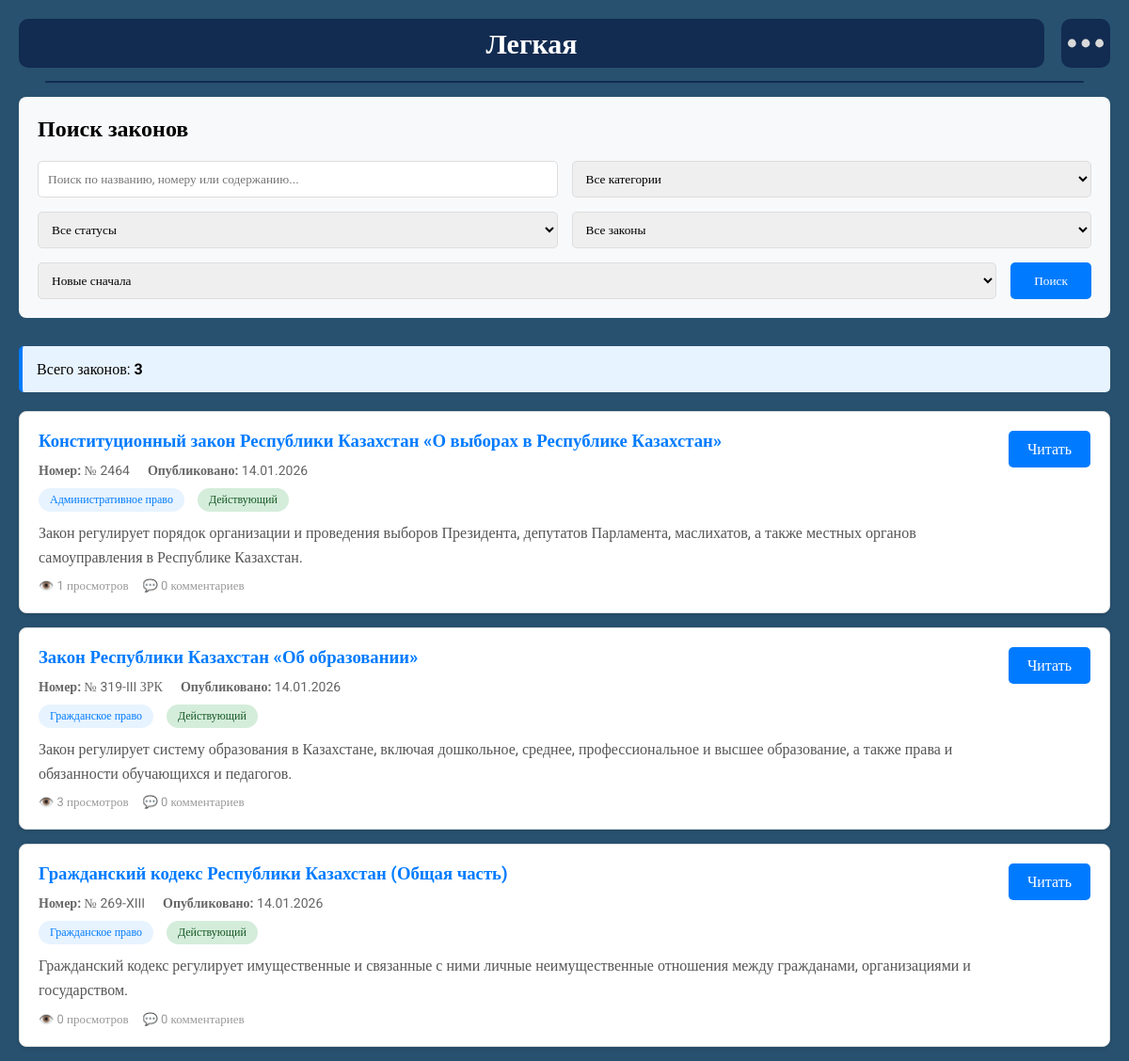
/all_laws/ (signed in), run on the app's committed database.
### EZakon_app/models.py (models this page shows, shortened)
class Law(models.Model):
    CATEGORY_CHOICES = [
        ("civil", "Гражданское право"),
        ("criminal", "Уголовное право"),
        ("labor", "Трудовое право"),
        ("family", "Семейное право"),
        ("admin", "Административное право"),
        ("tax", "Налоговое право"),
        ("property", "Право собственности"),
        ("constitutional", "Конституционное право"),
        ("international", "Международное право"),
        ("commercial", "Коммерческое право"),
        ("other", "Другое"),
    ]
    STATUS_CHOICES = [
        ("active", "Действующий"),
        ("archived", "Архивированный"),
        ("draft", "Черновик"),
        ("deprecated", "Устаревший"),
    ]
    title = models.CharField("Название закона", max_length=500)
    number = models.CharField("Номер закона", max_length=100, unique=True)
    date_published = models.DateField("Дата опубликования")
    date_updated = models.DateField("Дата обновления", auto_now=True)
    description = models.TextField("Краткое описание")
    full_text = models.TextField("Полный текст")
    category = models.CharField("Категория", choices=CATEGORY_CHOICES, max_length=50)
    status = models.CharField(
        "Статус", choices=STATUS_CHOICES, default="active", max_length=20
    )
    is_active = models.BooleanField("Действующий", default=True)
    slug = models.SlugField(unique=True, editable=False, blank=True)
    views_count = models.IntegerField("Количество просмотров", default=0)
    created_at = models.DateTimeField(verbose_name="Время создания", auto_now_add=True)
    class Meta:
        verbose_name = "Закон"
        verbose_name_plural = "Законы"
        ordering = ["-date_published"]
        indexes = [
            models.Index(fields=["category", "-date_published"]),
            models.Index(fields=["status", "is_active"]),
            models.Index(fields=["slug"]),
        ]

### EZakon_app/views.py (the view, shortened to what this page needs)
# urls.py: path("all_laws/", views.all_laws_page, name="all_laws_page"),
def all_laws_page(request):
    form = LawSearchForm(request.GET)
    laws = Law.objects.filter(is_active=True)
    if form.is_valid():
        query = form.cleaned_data.get("query", "")
        category = form.cleaned_data.get("category", "")
        status = form.cleaned_data.get("status", "")
        is_active = form.cleaned_data.get("is_active", "")
        sort_by = form.cleaned_data.get("sort_by", "-date_published")
        if category:
            laws = laws.filter(category=category)
        if status:
            laws = laws.filter(status=status)
        if is_active == "true":
            laws = laws.filter(is_active=True)
        if sort_by:
            laws = laws.order_by(sort_by)
    else:
        laws = laws.order_by("-date_published")
    paginator = Paginator(laws, 10)
    page_number = request.GET.get("page")
    try:
        laws_page = paginator.page(page_number)
    except PageNotAnInteger:
        laws_page = paginator.page(1)
    except EmptyPage:
        laws_page = paginator.page(paginator.num_pages)
    total_laws = Law.objects.count()
    categories = dict(Law.CATEGORY_CHOICES)
    context = {
        "laws": laws_page,
        "form": form,
        "total_laws": total_laws,
        "categories": categories,
        "query": request.GET.get("query", ""),
    }
    return render(request, "all_laws.html", context)

### EZakon_app/templates/all_laws.html (shortened to what this page needs)
{% extends 'base.html' %}
{% load static %}
{% block header %}
<header class="header">
    <div class="container">
        <div class="header_box">
            <div class="search is-easy">
                Легкая
            </div>
            <div class="for_menu">
                <img src="{% static './images/Dots.svg' %}" alt="dots" class="dots" onclick="ShowMenu();">
            </div>
        </div>
    </div>
</header>
<div class="for_line">
    <hr class="line">
</div>
{% endblock %}
{% block content %}
<main>
    <div class="container">
        <div class="laws-search-section" style="background: #f8f9fa; padding: 20px; border-radius: 8px; margin-bottom: 30px;">
            <h2 style="margin-bottom: 20px;">Поиск законов</h2>
            <form method="get" class="laws-filter-form">
                <div class="filter-row" style="display: grid; grid-template-columns: 1fr 1fr; gap: 15px; margin-bottom: 15px;">
                    {{ form.query }}
                    {{ form.category }}
                </div>
                <div class="filter-row" style="display: grid; grid-template-columns: 1fr 1fr; gap: 15px; margin-bottom: 15px;">
                    {{ form.status }}
                    {{ form.is_active }}
                </div>
                <div class="filter-row" style="display: grid; grid-template-columns: 1fr auto; gap: 15px;">
                    {{ form.sort_by }}
                    <button type="submit" class="btn btn-primary" style="padding: 10px 25px; background: #007bff; color: white; border: none; border-radius: 5px; cursor: pointer;">
                        Поиск
                    </button>
                </div>
            </form>
        </div>
        <div class="laws-info" style="margin-bottom: 20px; padding: 15px; background: #e7f3ff; border-left: 4px solid #007bff; border-radius: 5px;">
            <p>
                {% if query %}
                    Найдено <strong>{{ laws.paginator.count }}</strong> результатов для "<strong>{{ query }}</strong>"
                {% else %}
                    Всего законов: <strong>{{ total_laws }}</strong>
                {% endif %}
            </p>
        </div>
        <div class="laws-list">
            {% if laws %}
                {% for law in laws %}
                    <div class="law-card" style="background: white; padding: 20px; border-radius: 8px; margin-bottom: 15px; border: 1px solid #ddd; box-shadow: 0 2px 4px rgba(0,0,0,0.1);">
                        <div style="display: flex; justify-content: space-between; align-items: start;">
                            <div style="flex: 1;">
                                <h3 style="margin: 0 0 10px 0; color: #333;">
                                    <a href="{% url 'law_detail' law.slug %}" style="color: #007bff; text-decoration: none;">
                                        {{ law.title }}
                                    </a>
                                </h3>
                                <div style="margin-bottom: 10px;">
                                    <span style="display: inline-block; margin-right: 15px; color: #666; font-size: 14px;">
                                        <strong>Номер:</strong> {{ law.number }}
                                    </span>
                                    <span style="display: inline-block; margin-right: 15px; color: #666; font-size: 14px;">
                                        <strong>Опубликовано:</strong> {{ law.date_published|date:"d.m.Y" }}
                                    </span>
                                </div>
                                <div style="margin-bottom: 10px;">
                                    <span class="badge" style="display: inline-block; padding: 5px 12px; margin-right: 10px; background: #e7f3ff; color: #007bff; border-radius: 20px; font-size: 12px;">
                                        {{ law.get_category_display }}
                                    </span>
                                    {% if law.status == 'active' %}
                                        <span class="badge" style="display: inline-block; padding: 5px 12px; background: #d4edda; color: #155724; border-radius: 20px; font-size: 12px;">
                                            Действующий
                                        </span>
                                    {% elif law.status == 'deprecated' %}
                                        <span class="badge" style="display: inline-block; padding: 5px 12px; background: #f8d7da; color: #721c24; border-radius: 20px; font-size: 12px;">
                                            Устаревший
                                        </span>
                                    {% endif %}
                                </div>
                                <p style="color: #555; line-height: 1.6; margin: 10px 0;">
                                    {{ law.description|truncatewords:30 }}
                                </p>
                                <div style="display: flex; gap: 15px; font-size: 13px; color: #999; margin-top: 10px;">
                                    <span>👁️ {{ law.views_count }} просмотров</span>
                                    <span>💬 {{ law.law_comments.count }} комментариев</span>
                                </div>
                            </div>
                            <div style="margin-left: 20px;">
                                <a href="{% url 'law_detail' law.slug %}" class="btn" style="display: inline-block; padding: 10px 20px; background: #007bff; color: white; text-decoration: none; border-radius: 5px; white-space: nowrap;">
                                    Читать
                                </a>
                            </div>
                        </div>
                    </div>
                {% endfor %}
            {% else %}
                <div style="text-align: center; padding: 40px; background: #f8f9fa; border-radius: 8px;">
                    <p style="font-size: 18px; color: #666;">
                        Законы не найдены. Попробуйте изменить параметры поиска.
                    </p>
                </div>
            {% endif %}
        </div>
    </div>
</main>
{% endblock %}

### EZakon_app/static/CSS/style.css (style rules this page uses)
* { padding: 0; margin: 0; box-sizing: border-box; font-family: "Roboto", serif; }
:root { --blue: #122b50; --lightgray: #D9D9D9; --yelllow: #F6EA5D; --black: #1E1E1E; --gray: #A7A7A7; --white: #ffffff; --lightblue: #28516F; --heavygray: #A7A7A7; --card-padding: 20px; --card-border-radius: 12px; --card-shadow: 0 4px 8px rgba(0, 0, 0, 0.2); --card-hover-transform: translateY(-5px); --card-hover-shadow: 0 8px 16px rgba(0, 0, 0, 0.3); --toc-background: var(--blue); --toc-text-color: var(--white); --toc-link-color: var(--yelllow); }
a { text-decoration: none; }
body { background-color: var(--lightblue); }
.container { padding: 0 20px; }
.dots { background-color: var(--blue); border-radius: 10px; height:52px; width: 52px; padding:7px; margin-left: 18px; cursor: pointer; }
.for_menu { position: relative; }
.header_box { padding-top: 20px; display: flex; flex-direction: row; }
.search { height: 52px; display: flex; align-items: center; padding: 5px; background-color: var(--blue); border-radius: 10px; width: 100%; }
.for_line { display: flex; justify-content: center; }
.line { background-color: var(--blue); height: 2px; width: 90vw; border: none; border-radius: 30px; margin-bottom: 20px; margin-top: 10px; }
.line { background-color: var(--blue); height: 2px; width: 92vw; border: none; border-radius: 30px; margin-bottom: 15px; }
.is-easy { color: var(--white); font-size: 30px; font-weight: 700; text-align: center; justify-content: center; }

### data on the page
Law: title "Конституционный закон Республики Казахстан «О выборах в Республике Казахстан»", number "№ 2464", date_published "14.01.2026", category "Административное право", status "Действующий", description "Закон регулирует порядок организации и проведения выборов Президента, депутатов Парламента, маслихатов, а также местных органов самоуправления в Республике Казахстан.", views_count "1", law_comments.count "0"
Law: title "Закон Республики Казахстан «Об образовании»", number "№ 319-III ЗРК", date_published "14.01.2026", category "Гражданское право", status "Действующий", description "Закон регулирует систему образования в Казахстане, включая дошкольное, среднее, профессиональное и высшее образование, а также права и обязанности обучающихся и педагогов.", views_count "3", law_comments.count "0"
Law: title "Гражданский кодекс Республики Казахстан (Общая часть)", number "№ 269-XIII", date_published "14.01.2026", category "Гражданское право", status "Действующий", description "Гражданский кодекс регулирует имущественные и связанные с ними личные неимущественные отношения между гражданами, организациями и государством.", views_count "0", law_comments.count "0"

### other printed values
{{ total_laws }} "3"
